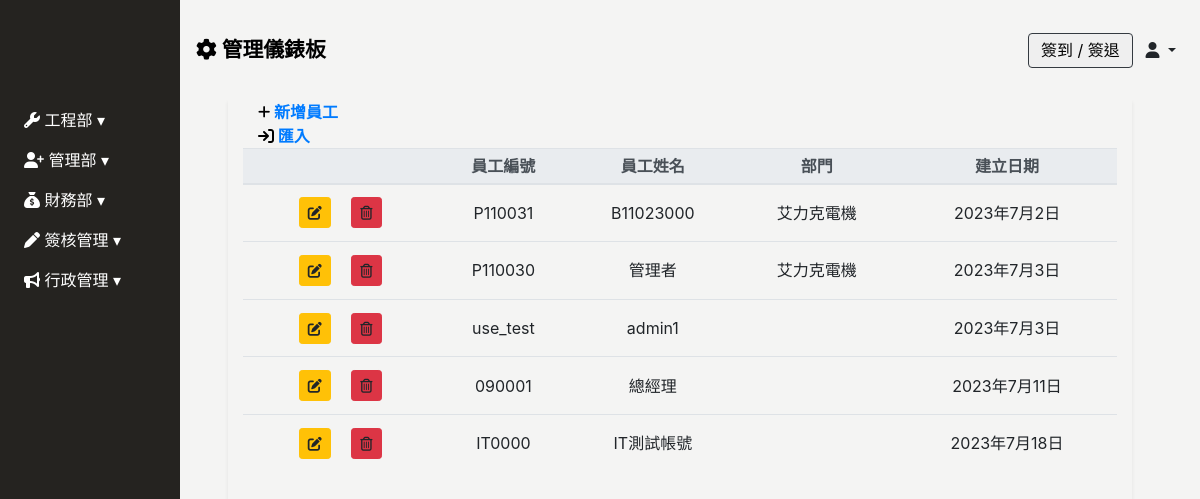
/employee/, run on the app's committed database.
### Backend/models.py (models this page shows, shortened)
class Employee(models.Model):
    GENDER_CHOICES = [
        ('M', '男'),
        ('F', '女'),
    ]
    BLOOD_TYPE_CHOICES = [
        ('A', 'A型'),
        ('B', 'B型'),
        ('AB','AB型'),
        ('O', 'O型'),
    ]
    MARITAL_STATUS_CHOICES = [
        ('M', '已婚'),
        ('S', '未婚'),
        ('D', '離異'),
    ]
    MILITARY_STATUS_CHOICES = [
        ('M', '義務役'),
        ('E', '免服役'),
        ('A', '替代役'),
    ]
    user = models.OneToOneField(User, null=True, blank=True, on_delete=models.CASCADE)
    full_name = models.CharField(max_length=10, null=True, blank=True, verbose_name='員工名稱')
    employee_id	 = models.CharField(max_length=30, blank=True,verbose_name='員工ID')
    departments = models.ForeignKey('Department', on_delete=models.SET_NULL, blank=True, null=True, related_name='employees', verbose_name='部門名稱')# 你可以通过department.employees.all()访问一个部门的所有员工。
    position = models.CharField(max_length=30, null=True, blank=True, verbose_name='職稱')
    phone_number = models.CharField(max_length=20, null=True, blank=True,verbose_name='手機號碼')
    contact_number = models.CharField(max_length=20, null=True, blank=True,verbose_name='聯絡電話')
    start_date = models.DateField(null=True, blank=True, verbose_name='到職日期')
    seniority = models.DecimalField(max_digits=3, decimal_places=1, null=True, blank=True, verbose_name='目前年資')
    id_number = models.CharField(max_length=20, null=True, blank=True, verbose_name='身份證字號')
    birthday = models.DateField(null=True, blank=True, verbose_name='出生日期')
    gender = models.CharField(max_length=1, choices=GENDER_CHOICES, null=True, blank=True, verbose_name='性別')
    blood_type = models.CharField(max_length=2, choices=BLOOD_TYPE_CHOICES, null=True, blank=True, verbose_name='血型')
    birth_place = models.CharField(max_length=100, null=True, blank=True, verbose_name='出生地')
    marital_status = models.CharField(max_length=1, choices=MARITAL_STATUS_CHOICES, null=True, blank=True, verbose_name='婚姻狀況')
    military_status = models.CharField(max_length=1, choices=MILITARY_STATUS_CHOICES, null=True, blank=True, verbose_name='兵役狀況')
    permanent_address = models.CharField(max_length=50, null=True, blank=True, verbose_name='戶籍地址')
    current_address_city = models.CharField(max_length=50, null=True, blank=True, verbose_name='現居地址縣市')
    current_address = models.CharField(max_length=50, null=True, blank=True, verbose_name='現居地址')
    location = models.CharField(max_length=50, null=True, blank=True, verbose_name='所在地')
    company_email = models.EmailField(null=True, blank=True, verbose_name='公司E_Mail')
    personal_email = models.EmailField(null=True, blank=True, verbose_name='個人E_Mail')
    emergency_contact = models.CharField(max_length=50, null=True, blank=True, verbose_name='緊急聯絡人1')
    emergency_contact_relations = models.CharField(max_length=50, null=True, blank=True, verbose_name='關係1')
    emergency_contact_phone = models.CharField(max_length=20, null=True, blank=True, verbose_name='聯絡人電話1')
    created_date = models.DateField(default=timezone.now,verbose_name='建立日期')
    update_date = models.DateField(auto_now=True, verbose_name='更新日期')
    class Meta:
        verbose_name = "員工"   # 單數
        verbose_name_plural = verbose_name   #複數

class Department(models.Model):
    parent_department  = models.ForeignKey('self',max_length=30,  on_delete=models.SET_NULL, null=True, blank=True, verbose_name='上層部門')
    department_name = models.CharField(max_length=30, null=True, blank=True,verbose_name='部門名稱')
    department_id = models.CharField(max_length=20, null=True, blank=True,verbose_name='部門編號')
    created_date = models.DateField(default=timezone.now,verbose_name='建立日期')
    update_date = models.DateField(auto_now=True, verbose_name='更新日期')
    class Meta:
        verbose_name = "部門"   # 單數
        verbose_name_plural = verbose_name   #複數

### Frontend/views.py (the view)
# urls.py: path('employee/', views.Employee_list.as_view(), name='employee_list'),
class Employee_list(ListView):
    model = Employee
    template_name = 'employee/employee.html'
    context_object_name = 'employee'
    def get_context_data(self, **kwargs):
        context = super().get_context_data(**kwargs)
        context["department_list"] = Department.objects.values('id','department_name')
        return context

### Frontend/templates/employee/employee.html (shortened to what this page needs)
{% extends 'base/base_dashboard.html' %}
{% block import %}
{% load static%}
<link rel="stylesheet" href="{% static 'css/employee/employee.css' %}">
{% endblock %}
{% block main %}
<div class="main px-3 px-md-5" id="employee-app">
    <div class="employee-table container shadow-sm table-responsive-lg">
        <table class="table table-sm table-hover text-center" id="table"  data-toggle="table" data-sortable="true" data-show-export="true"
        data-export-options='{"ignoreColumn": [0]}' data-toolbar="#toolbar"  data-pagination="true" data-height="520" data-sticky-header="true"
        data-search="true" data-show-columns="true" data-show-columns-toggle-all="true">
            <div id="toolbar">
                <div class="employee-header container-fluid">
                    <a href="" class="font-weight-bold" id="sys_new" data-toggle="modal"data-target="#employee-modal">
                        <i class="fa-solid fa-plus fa-sm" style="color: #000000;"></i> 新增員工
                    </a>
                    <br>
                    <a href="" class="font-weight-bold" id="" >
                        <i class="fa-solid fa-arrow-right-to-bracket" style="color: #000000;"></i> 匯入
                    </a>
                </div>
            </div>
            <thead class="thead-light">
                <tr class="text-nowrap">
                    <th></th>
                    <th data-field="employee_id" data-sortable="true">員工編號</th>
                    <th data-field="full_name" data-sortable="true">員工姓名</th>
                    <th data-field="departments" data-sortable="true">部門</th>
                    <th data-field="created_date" data-sortable="true">建立日期</th>
                </tr>
            </thead>
            <tbody>
                {% for p in employee %}
                {% if p.user.is_active %}
                <tr>
                    <td>
                        <a type="button" data-url="employee" data-id="{{p.pk}}" class="sys_get btn btn-sm btn-warning my-2 mx-md-2" data-toggle="modal"
                            data-target="#employee-modal"><i class="fas fa-edit"></i></a>
                        <a data-url="employee" data-id="{{p.pk}}" type="button" class="sys_del btn btn-sm btn-danger my-2 mx-md-2"><i class="far fa-trash-alt"></i></a>
                    </td>
                    <td>{{ p.employee_id }} </td>
                    <td>{{ p.full_name }}</td>
                    <td>{{ p.departments.department_name }}</td>
                    <td>{{ p.created_date }}</td>
                </tr>
                {% endif %}
                {% endfor %}
            </tbody>
        </table>
    </div>
</div>
{% endblock %}

### Frontend/templates/base/base_dashboard.html (shortened to what this page needs)
<!DOCTYPE html>
<html lang="zh-Hant">
<head>
    <link rel="stylesheet" href="https://stackpath.bootstrapcdn.com/bootstrap/4.2.1/css/bootstrap.min.css"
>
        <link rel="stylesheet" href="https://cdnjs.cloudflare.com/ajax/libs/font-awesome/6.4.0/css/all.min.css">
        <link href="https://unpkg.com/bootstrap-table@1.22.1/dist/bootstrap-table.min.css" rel="stylesheet">
        <link href="https://cdn.rawgit.com/harvesthq/chosen/gh-pages/chosen.min.css" rel="stylesheet" />
    {% load static%}
    <link rel="stylesheet" href="{% static 'css/base/base.css' %}">
    <link rel="stylesheet" href="{% static 'css/index/index-login.css' %}">
    <link href="https://cdn.jsdelivr.net/npm/select2@4.1.0-rc.0/dist/css/select2.min.css" rel="stylesheet" />
    {% block import %}
    {% endblock %}
</head>
<body>
    {% include 'base/sidebar.html' %}
    {% include 'base/header.html' %}
    {% block main %}
    {% endblock %}
</body>
<link href="https://cdn.jsdelivr.net/npm/sweetalert2@11.7.16/dist/sweetalert2.min.css
" rel="stylesheet">
</html>

### Frontend/templates/base/sidebar.html (shortened to what this page needs)
<div class="sidebar pl-2 collapse width show" id="sidebarCollapse">
    <div class="sidebar-logo">
    </div>
    <ul class="nav flex-column">
        <li class="nav-item">
            <a class="nav-link collapsed" href="#" data-target="#engineerCollapse" data-toggle="collapse" aria-expanded="false" aria-controls="engineerCollapse">
                <i class="fa-solid fa-wrench" style="color: #ffffff;"></i> 工程部
            </a>
        </li>
        <li class="nav-item">
            <a class="nav-link collapsed" href="#" data-target="#personnelCollapse" data-toggle="collapse" aria-expanded="false" aria-controls="personnelCollapse">
                <i class="fa-solid fa-user-plus" style="color: #ffffff;"></i> 管理部
            </a>
        </li>
        <li class="nav-item">
            <a class="nav-link collapsed" href="#financialCollapse" data-toggle="collapse" aria-expanded="false" aria-controls="financialCollapse">
                <i class="fa-solid fa-sack-dollar" style="color: #ffffff;"></i> 財務部
            </a>
        </li>
        <li class="nav-item">
            <a class="nav-link collapsed" href="#reimbursementCollapse" data-toggle="collapse" aria-expanded="false" aria-controls="reimbursementCollapse">
                <i class="fa-solid fa-pen" style="color: #ffffff;"></i> 簽核管理
            </a>
        </li>
        <li class="nav-item">
            <a class="nav-link collapsed" href="#newsCollapse" data-toggle="collapse" aria-expanded="false" aria-controls="newsCollapse">
                <i class="fa-solid fa-bullhorn" style="color: #ffffff;"></i> 行政管理
            </a>
        </li>
    </ul>
</div>

### Frontend/templates/base/header.html (shortened to what this page needs)
<header class="d-flex justify-content-between align-items-center px-3">
    <div>
        <a href="{% url 'index' %}" style="color: #000; text-decoration: none;">
            <span class="font-weight-bold" style="font-size: clamp(1rem, 2vw, 1.3rem);">
                <i class="fa-solid fa-gear"></i> 管理儀錶板
            </span>
        </a>
    </div>
    <div>
        <button type="button" class="border border-dark rounded mr-2" data-toggle="modal" data-target="#clock-inout" @click="catchDateTime">
            簽到 / 簽退
        </button>
        <span class="dropdown-toggle mr-2" data-toggle="dropdown">
            <i class="fa-solid fa-user"></i> {{ request.user.employee.full_name }}
        </span>
    </div>
</header>
{% load static %}

### static/css/base/base.css (style rules this page uses)
:root { --sidebar-width: 180px; --theme-black: #252320; --theme-white: #f4f4f3; }
body { background: var(--theme-white); }

### static/css/index/index-login.css (style rules this page uses)
.sidebar { width: var(--sidebar-width); height: 100vh; background: var(--theme-black); position: fixed; overflow: hidden; z-index: 2; }
.sidebar a { color: #fff; font-size: 1rem; }
.sidebar .nav-link[data-toggle].collapsed:after { content: "\25BE"; }
.sidebar-logo { height: 100px; }
.main { width: calc(100vw - var(--sidebar-width) - 20px); position: relative; left: var(--sidebar-width); top: 100px; }
header { width: calc(100vw - var(--sidebar-width)); height: 100px; background: var(--theme-white); position: fixed; left: var(--sidebar-width); z-index: 1; }
header button { width: 105px; height: 35px; }

### static/css/employee/employee.css (style rules this page uses)
.employee-table { height:70vh; overflow:scroll; }
thead tr:nth-child(1) th { position: sticky; top: 0; z-index: 1; }
.employee-table td { vertical-align: middle; }

### data on the page
Employee: employee_id "P110031", full_name "B11023000", departments.department_name "艾力克電機", created_date "2023年7月2日"
Employee: employee_id "P110030", full_name "管理者", departments.department_name "艾力克電機", created_date "2023年7月3日"
Employee: employee_id "use_test", full_name "admin1", created_date "2023年7月3日"
Employee: employee_id "090001", full_name "總經理", created_date "2023年7月11日"
Employee: employee_id "IT0000", full_name "IT測試帳號", created_date "2023年7月18日"
